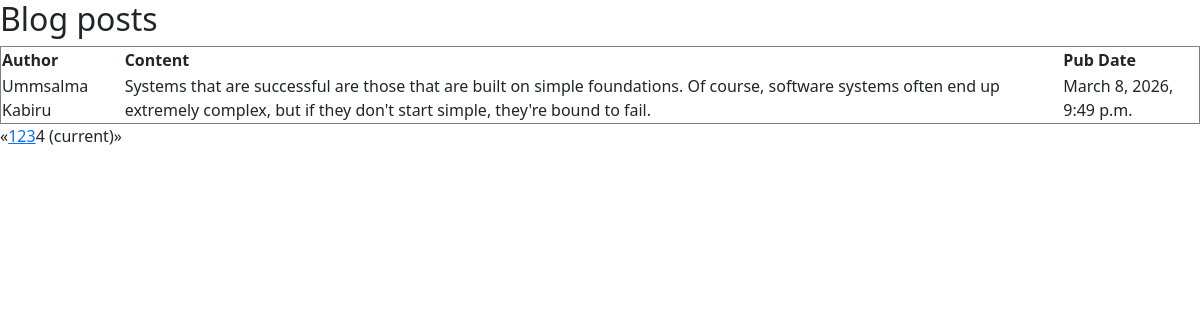
Page /cacheblog/blog/?page=4 on the earlier database version.
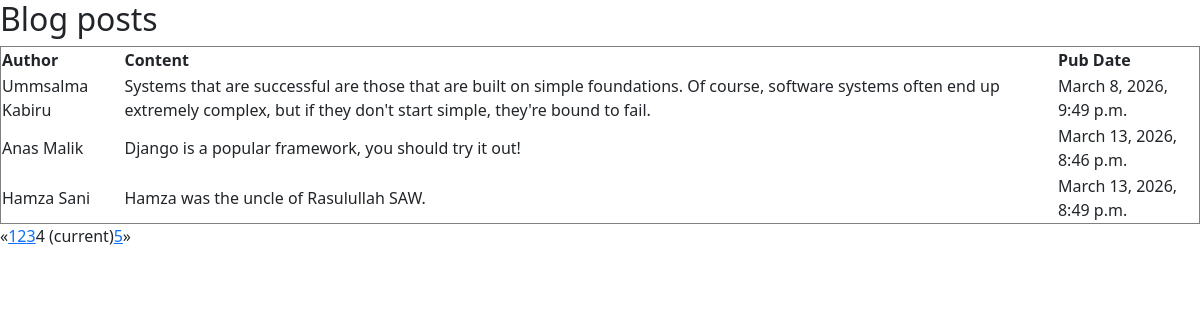
Same page on the later database version.
### cacheblog/models.py (models this page shows)
class Blog(models.Model):
    author = models.CharField(blank=False, null=False)
    content = models.TextField()
    pub_date = models.DateTimeField(auto_now_add=True)

### cacheblog/views.py (the view)
# urls.py: path('blog/', views.paginated_blogposts),
def paginated_blogposts(request):
    posts_list = Blog.objects.all()
    page = request.GET.get('page', 1)
    paginator = Paginator(posts_list, 3)
    try:
        posts = paginator.page(page)
    except PageNotAnInteger:
        posts = paginator.page(1)
    except EmptyPage:
        posts = paginator.page(paginator.num_pages)
    return render(request, 'blog.html', {'posts': posts})

### cacheblog/templates/blog.html (shortened to what this page needs)
<!doctype html>
<html lang="en">
  <head>
    <link rel="stylesheet" href="https://cdn.jsdelivr.net/npm/bootstrap@5.3.8/dist/css/bootstrap.min.css">
  </head>
  <body>
    <h2>Blog posts</h2>
    <table border="1">
      <thead>
        <tr>
          <th>Author</th>
          <th>Content</th>
          <th>Pub Date</th>
        </tr>
      </thead>
      <tbody>
        {% for post in posts%}
        <tr>
          <td>{{post.author}}</td>
          <td>{{post.content}}</td>
          <td>{{post.pub_date}}</td>
        </tr>
        {% endfor %}
      </tbody>
    </table>
    {% if posts.has_other_pages %}
    <ul class="pagination">
        {% if users.has_previous%}
        <li><a href="?page={{posts.previous_post_number}}">&laquo;</a></li>
        {% else %}
         <li class="disabled"><span>&laquo;</span></li>
          {% endif %}
          {% for i in posts.paginator.page_range %}
           {% if posts.number == i %}
            <li class="active"><span>{{ i }} <span class="sr-only">(current)</span></span></li>
             {% else %}
             <li><a href="?page={{ i }}">{{ i }}</a></li>
             {% endif %}
             {% endfor %}
               {% if users.has_next %}
                 <li><a href="?page={{ posts.next_page_number }}">&raquo;</a></li>
                 {% else %}
                  <li class="disabled"><span>&raquo;</span></li>
                  {% endif %}
    </ul>
    {% endif %}
  </body>
</html>

Differences in the rows shown:
added Blog: author "Anas Malik", content "Django is a popular framework, you should try it out!", pub_date "March 13, 2026, 8:46 p.m."
added Blog: author "Hamza Sani", content "Hamza was the uncle of Rasulullah SAW.", pub_date "March 13, 2026, 8:49 p.m."
Other differences:
new list line: "5"
